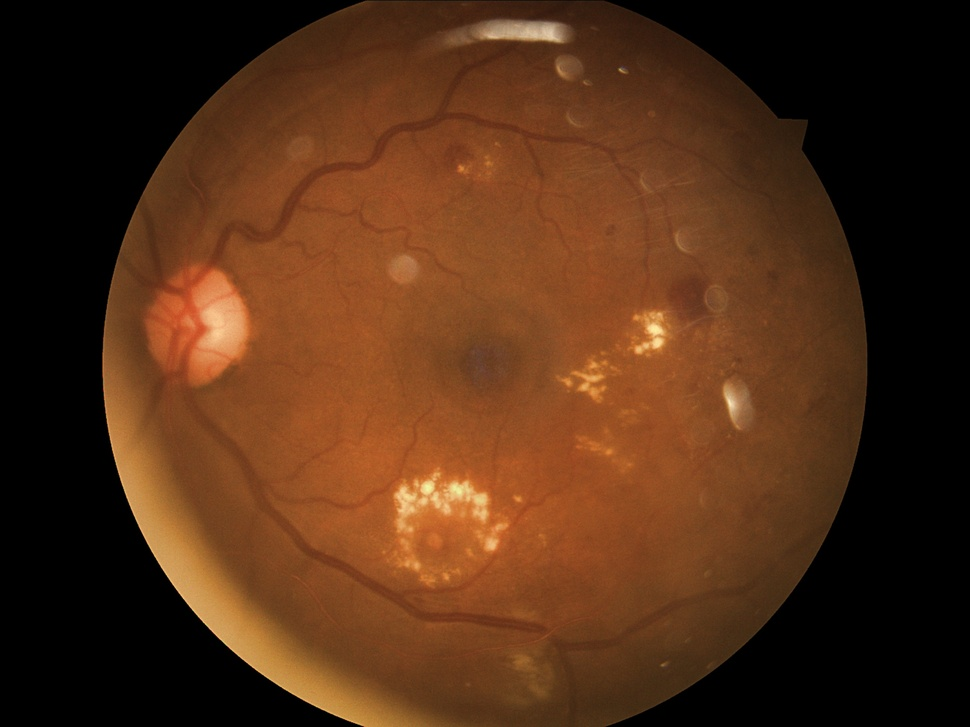
#> input picture 932_left.jpeg, 970 x 727 px, shrunk from 2592 x 1944 before the run
$ python preProcessing.py
#> lines starting #> are read from the running program, lines starting #| are printed output that depends on the picture
import numpy as np
import cv2
from matplotlib import pyplot as plt
import os


def createClare(channelB, channelG, channelR):

    # create a CLAHE object(Contrast Limited Adaptive Histogram Equalization)

    clahe = cv2.createCLAHE(clipLimit=2.0, tileGridSize=(8, 8))
    cl1 = clahe.apply(channelB)
    cv2.imwrite('bluechannel.jpg', cl1)

    clahe1 = cv2.createCLAHE(clipLimit=2.0, tileGridSize=(8, 8))
    cl2 = clahe.apply(channelG)
    cv2.imwrite('greenchanel.jpg', cl2)

    clahe2 = cv2.createCLAHE(clipLimit=2.0, tileGridSize=(8, 8))
    cl3 = clahe.apply(channelR)
    cv2.imwrite('redChannel.jpg', cl3)

    result = cv2.merge((cl1, cl2, cl3))

    dirname = "afterEqualization"
    os.mkdir(dirname)


    cv2.imwrite(os.path.join(dirname, "image after equalization.jpg"), result)

    return result

def medianFilter(image):

    median = cv2.medianBlur(image, 5, None)

    b = median[:, :, 0]
    g = median[:, :, 1]
    r = median[:, :, 2]

    cv2.imwrite("Median result.jpeg", median)
    return b,g,r


#img = cv2.imread()


def showHistogram(image ):
    # getting the histogram

    result = image

    color = ("b", "g", "r")

    for i, col in enumerate(color):
        histr = cv2.calcHist([result], [i], None, [256], [0, 256])
        plt.plot(histr, color=col)
        plt.xlim([0, 256])

    plt.show()


if __name__ == "__main__":

    imageSource = cv2.imread('932_left.jpeg')
#> imageSource is the input picture: shape (727, 970, 3); mean B, G, R 22.4, 46.1, 81.7

    b,g,r = medianFilter(imageSource)
#> in medianFilter, `g = median[:, :, 1]`:
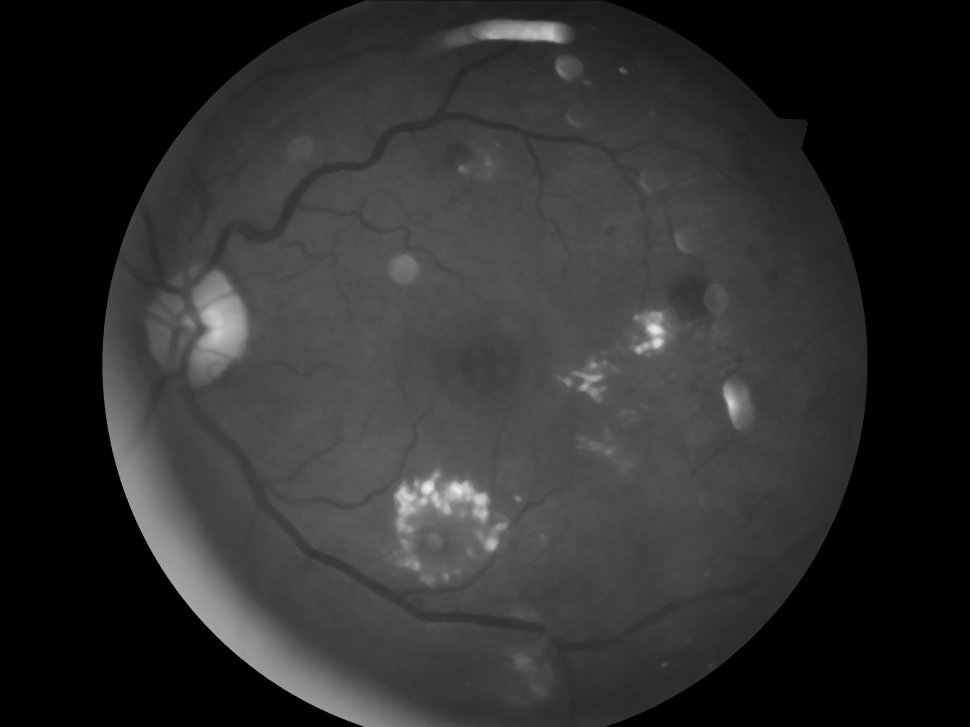
#> g: shape (727, 970); min 0, max 238, mean 46
#> in medianFilter, `r = median[:, :, 2]`:
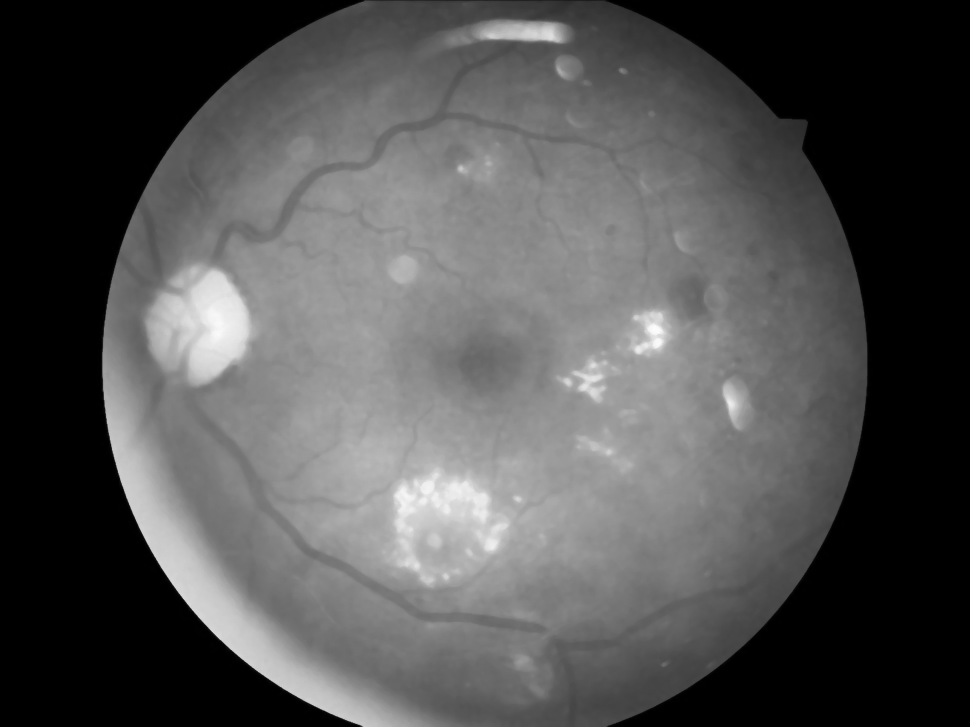
#> r: shape (727, 970); min 0, max 252, mean 81.6

    afterEqualization = createClare(b,g,r)
#> in createClare, `cl1 = clahe.apply(channelB)`:
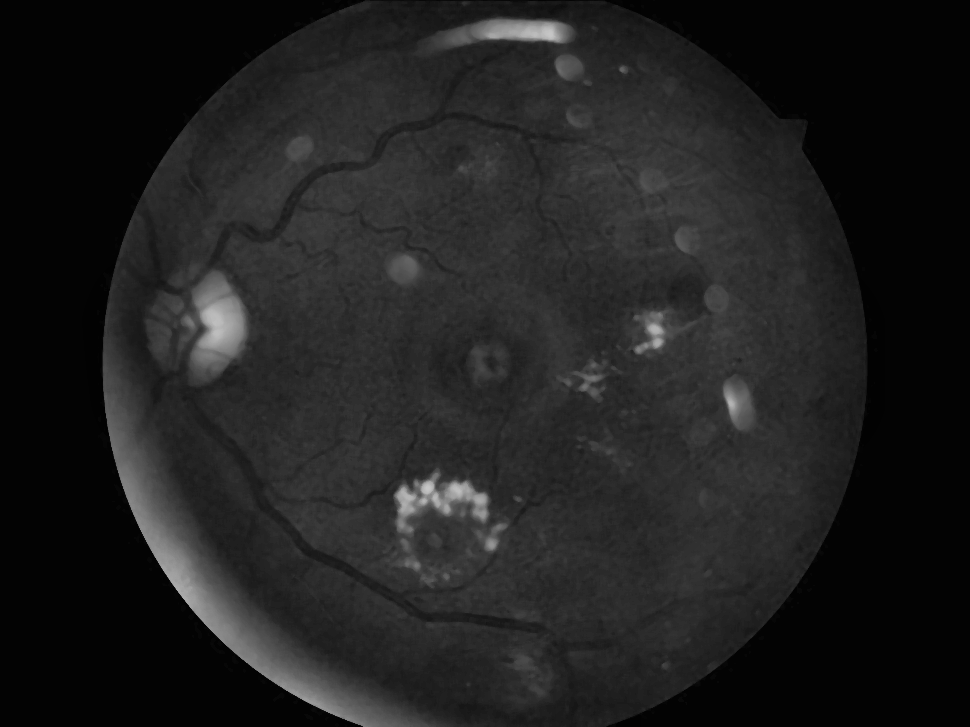
#> cl1: shape (727, 970); min 2, max 198, mean 31.8
#> in createClare, `cl2 = clahe.apply(channelG)`:
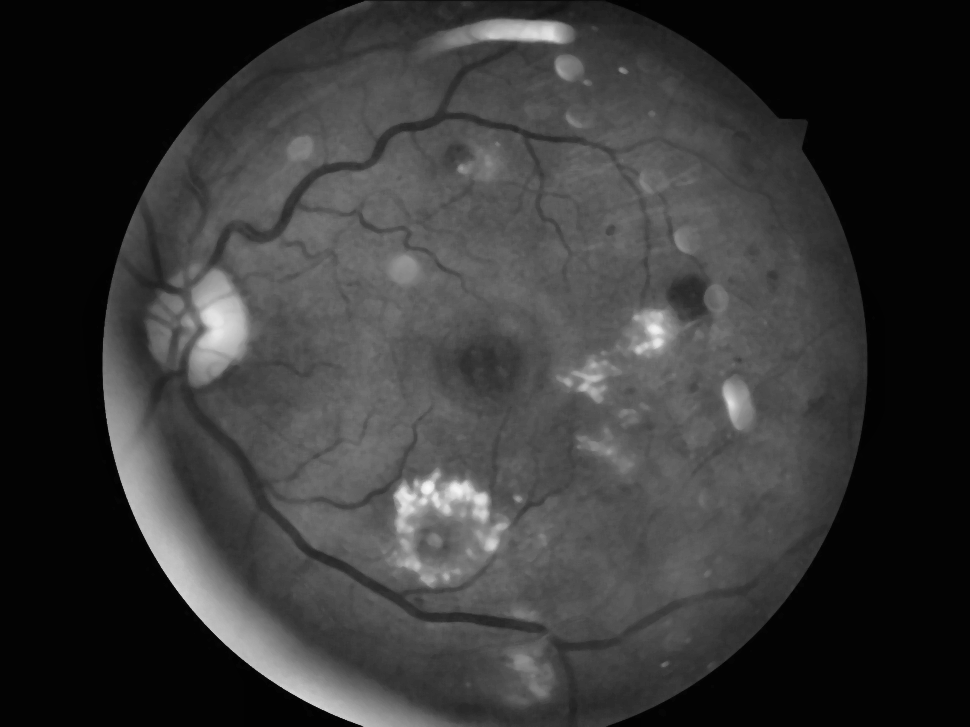
#> cl2: shape (727, 970); min 2, max 248, mean 55.5
#> in createClare, `cl3 = clahe.apply(channelR)`:
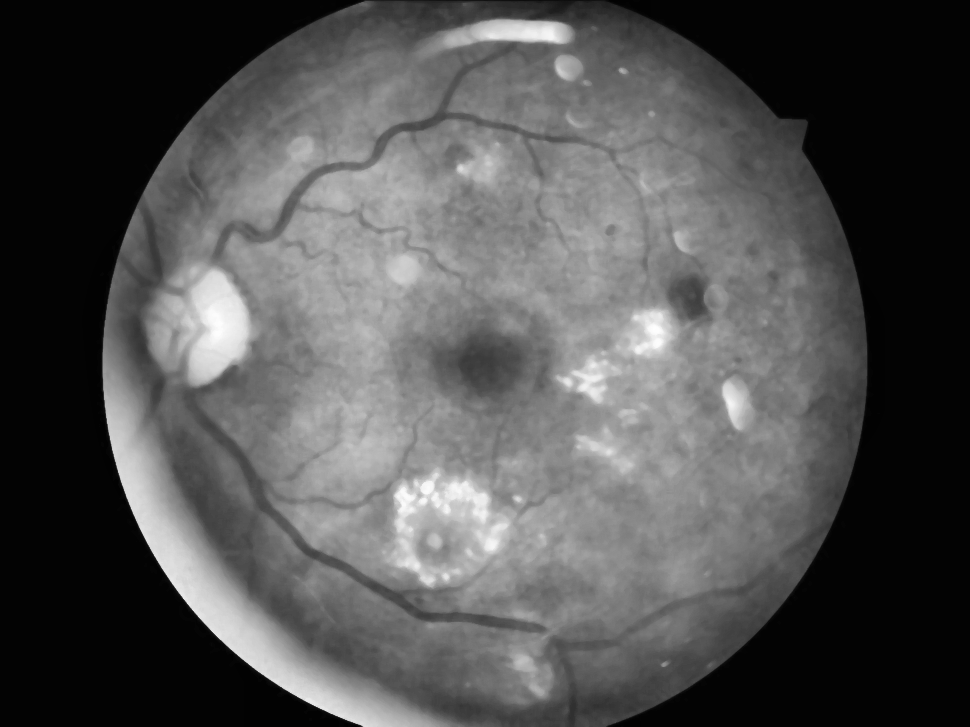
#> cl3: shape (727, 970); min 2, max 254, mean 82.5
#> in createClare, `result = cv2.merge((cl1, cl2, cl3))`:
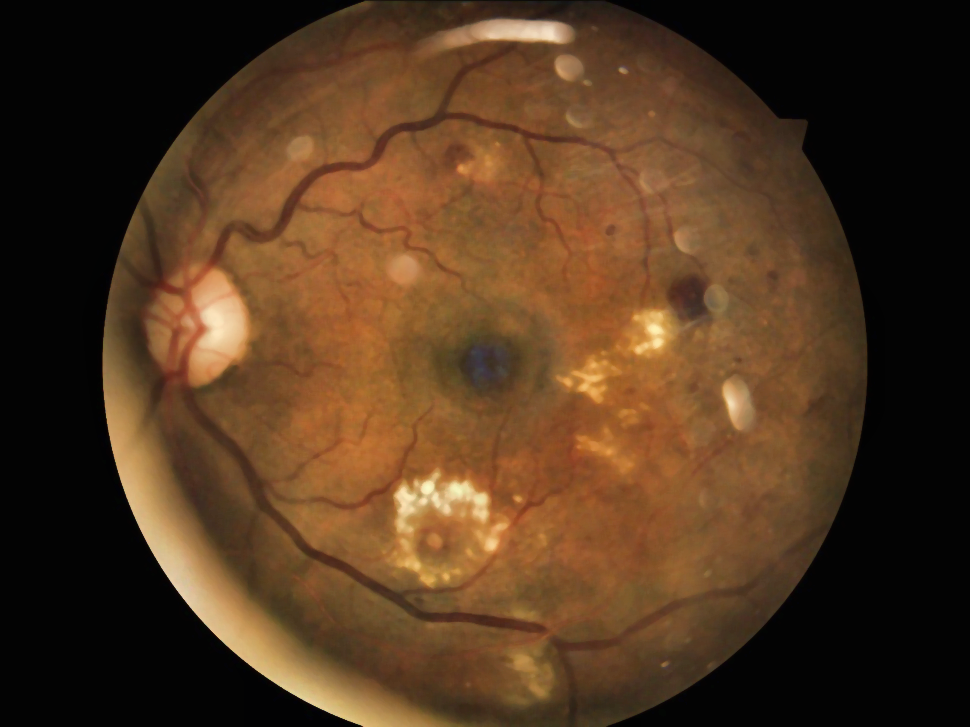
#> result: shape (727, 970, 3); mean of channels 0, 1, 2 31.8, 55.5, 82.5; drawn as B, G, R
    showHistogram(afterEqualization)
#> in showHistogram, `plt.show()`:
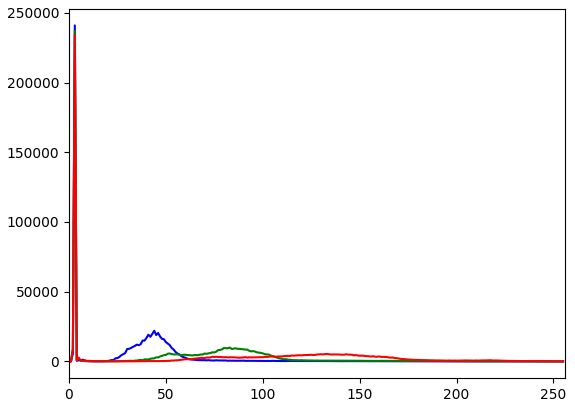
#> figure drawn by matplotlib, 1 panel; curve peaks at x = 3, y = 241007; curve peaks at x = 3, y = 237040; curve peaks at x = 3, y = 234311


#reorder = cv2.merge((cl3,cl2,cl1)) #RGB


#cv2.imwrite("image after reorder.jpg",reorder)

$ run again, with 13308_right.jpeg copied over 932_left.jpeg
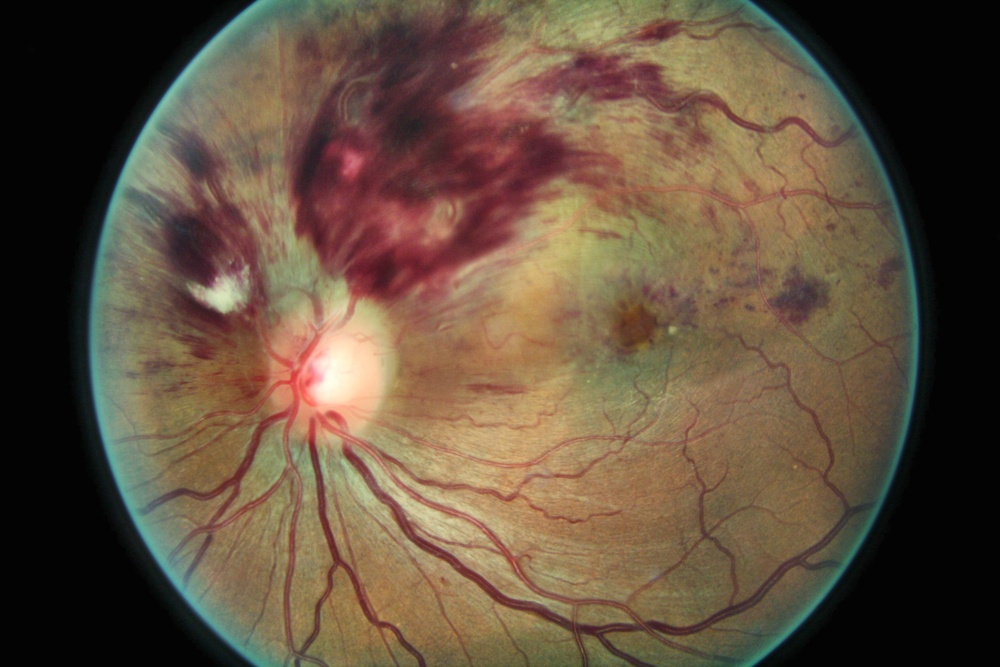
#> input picture 13308_right.jpeg, 1000 x 667 px, shrunk from 3888 x 2592 before the run
#> imageSource is the input picture: shape (667, 1000, 3); mean B, G, R 62.5, 80.6, 98.7
#> in createClare, `result = cv2.merge((cl1, cl2, cl3))`:
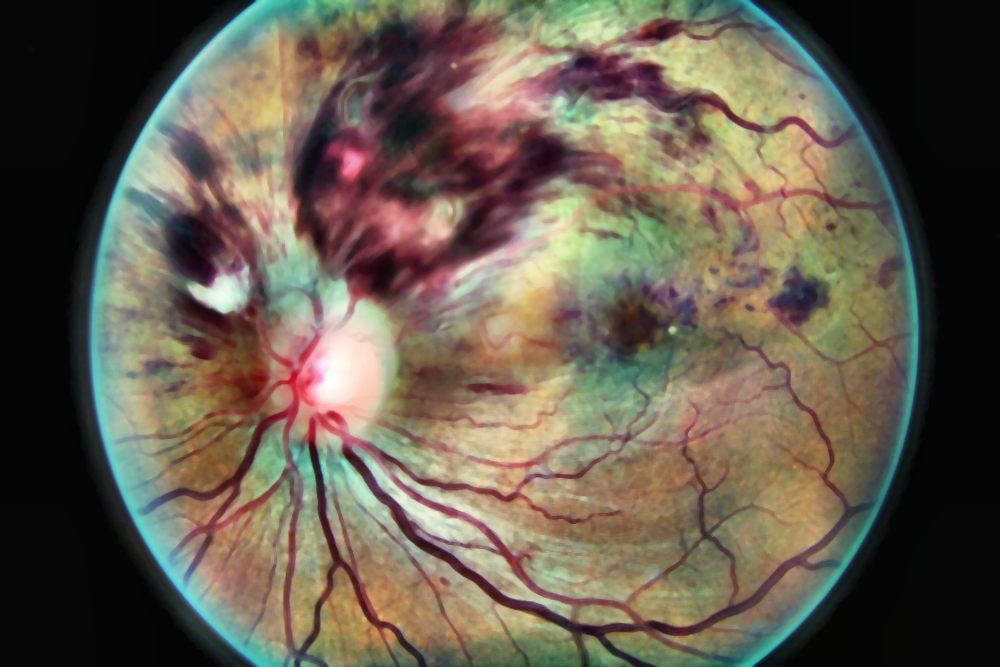
#> result: shape (667, 1000, 3); mean of channels 0, 1, 2 78.6, 93, 102.4; drawn as B, G, R
#> in showHistogram, `plt.show()`:
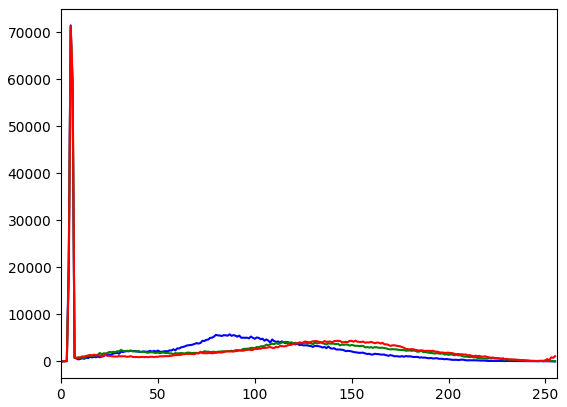
#> figure drawn by matplotlib, 1 panel; curve peaks at x = 5, y = 71502; curve peaks at x = 5, y = 71038; curve peaks at x = 5, y = 71314

$ run again, with 1.jpg copied over 932_left.jpeg
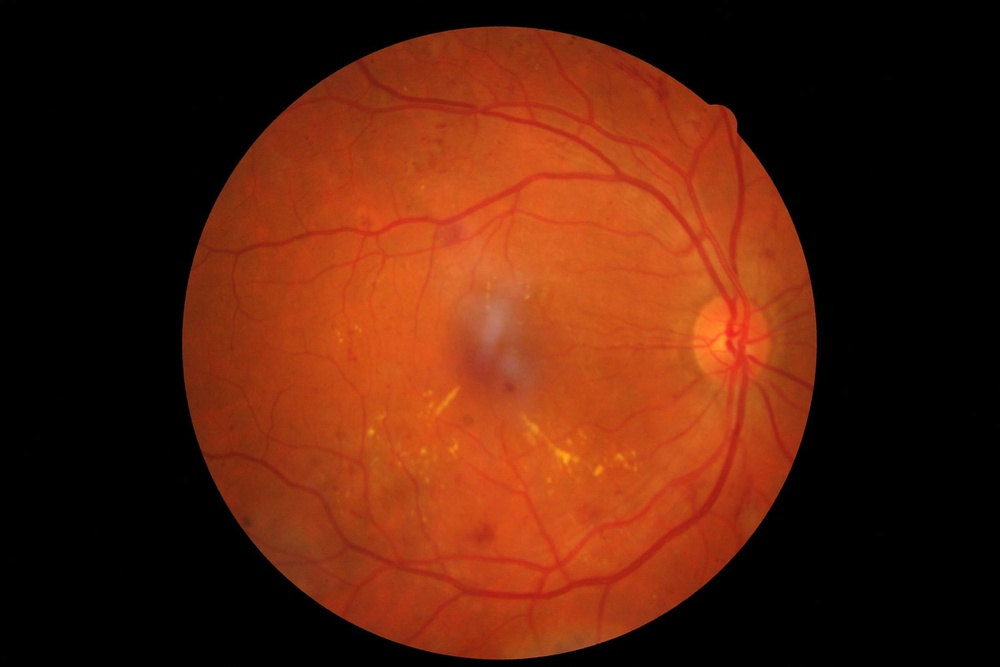
#> input picture 1.jpg, 1000 x 667 px, shrunk from 2048 x 1365 before the run
#> imageSource is the input picture: shape (667, 1000, 3); mean B, G, R 12, 32.3, 86.5
#> in createClare, `cl3 = clahe.apply(channelR)`:
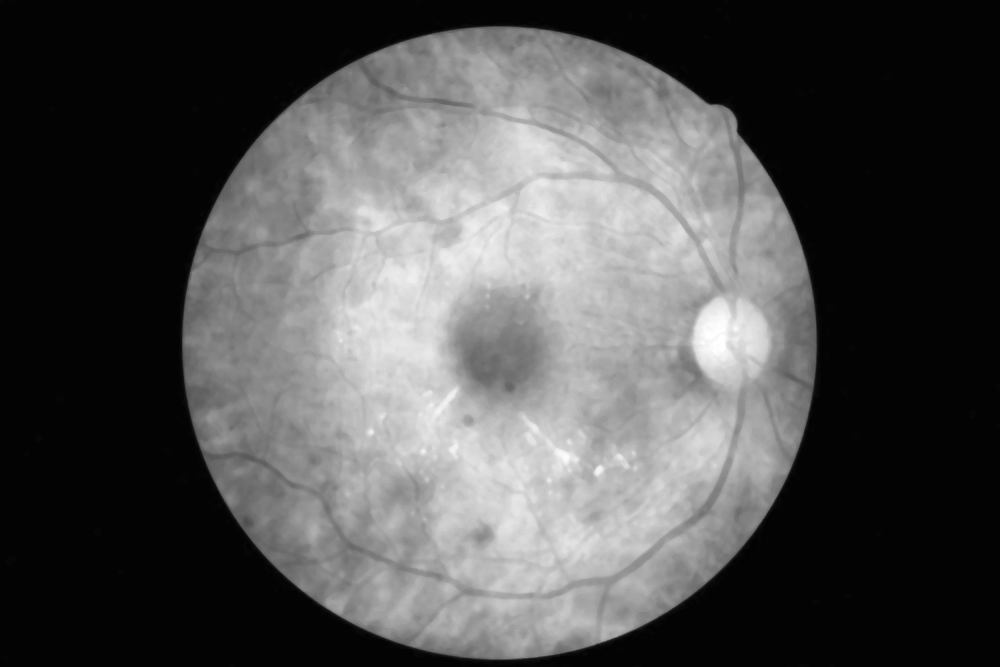
#> cl3: shape (667, 1000); min 2, max 255, mean 80.9
#> in showHistogram, `plt.show()`:
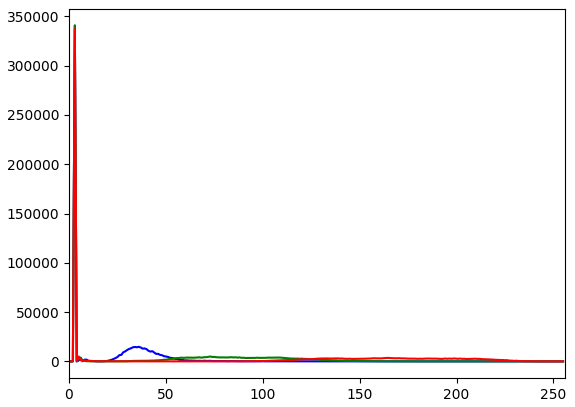
#> figure drawn by matplotlib, 1 panel; curve peaks at x = 3, y = 340578; curve peaks at x = 3, y = 340860; curve peaks at x = 3, y = 337048
